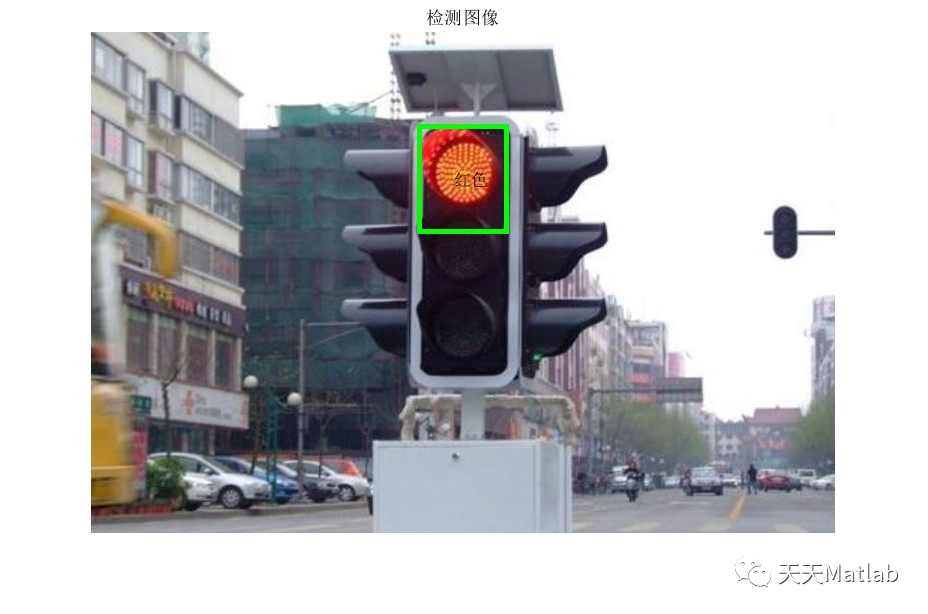
%> input picture model1.jpg, 928 x 614 px
$ octave 1.m   (GNU Octave 9; MATLAB toolbox functions it lacks are replaced by stand-ins)
%> lines starting %> are read from the running program, lines starting %| are printed output that depends on the picture
clc
clear all
close all
a=imread('model1.jpg');
%> a is the input picture: size 614x928x3 uint8; mean R, G, B 186.6, 186.8, 189
figure(1),imshow(a);title('Imagen de detección');%Leer en la imagen y mostrarla
hsv=rgb2hsv(a);
%> hsv: size 614x928x3 double; mean H, S, V 0.29, 0.0972, 0.758
h=hsv(:,:,1);
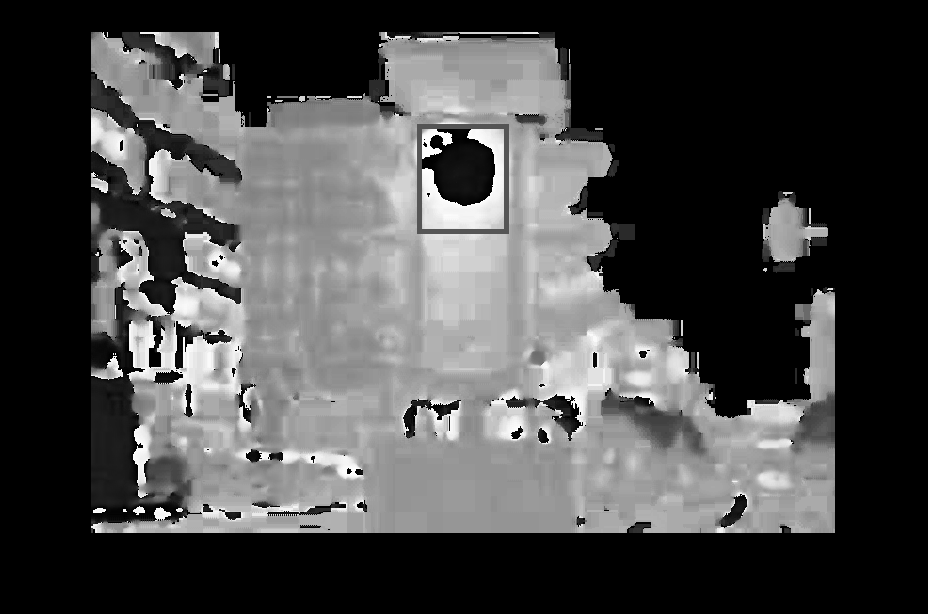
%> h: size 614x928 double; min 0, max 0.999, mean 0.29
s=hsv(:,:,2);
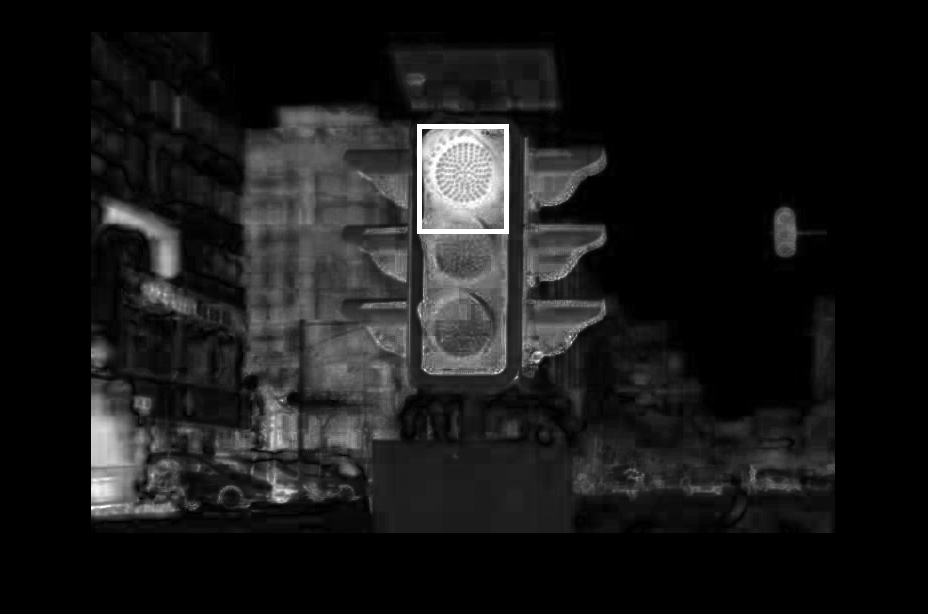
%> s: size 614x928 double; min 0, max 1, mean 0.0972
v=hsv(:,:,3);
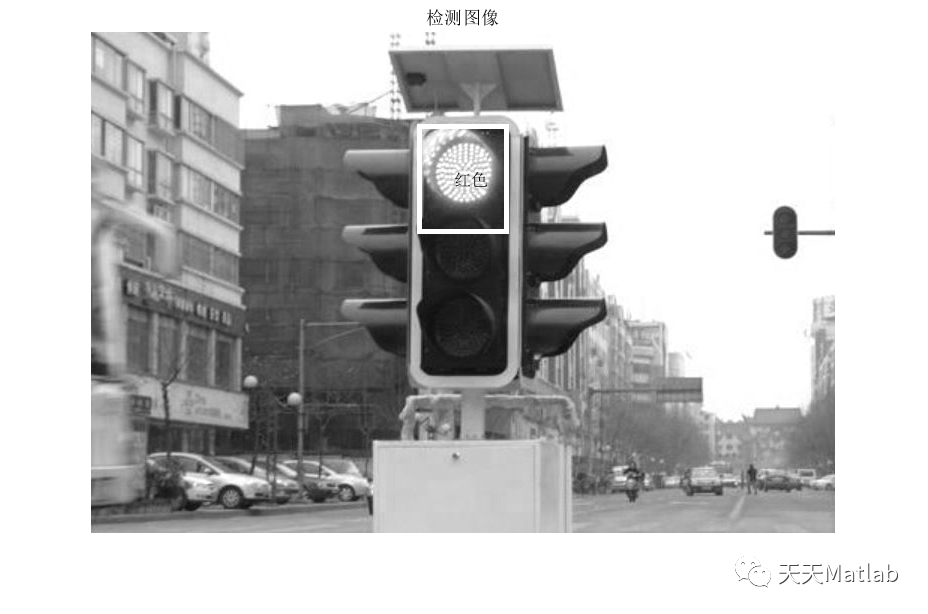
%> v: size 614x928 double; min 0, max 1, mean 0.758
figure(2),imshow(hsv);title('Imagen HSV');%Convertir a imagen y visualización hsv
rectangle('Position',floor(STATS(i).BoundingBox),'EdgeColor','g','linewidth',3);%%Tome el rectángulo circunscrito más grande como la posición de destino
%> (this line was passed over: STATS is not available in this run)
%> (the run ends here)
